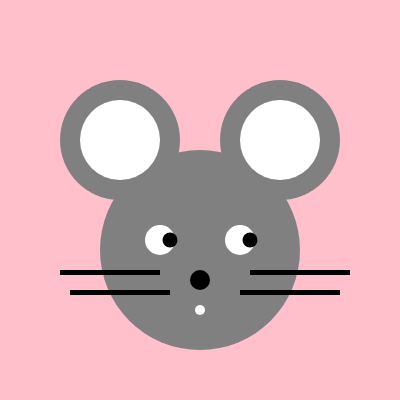
Frame 1 (no input)
Frame 60 (no input): identical to frame 1, image omitted
Frame 120 (the mouse pressed at the canvas centre since frame 60): identical to frame 1, image omitted

The p5.js sketch that drew this single still picture (run headless with seeded random() and noise() and a simulated clock; from frame 60 on, the mouse is pressed at the canvas centre):

// p5.js sketch
// ── sketch.js
function setup() {
  createCanvas(400, 400);
  rectMode('CENTER')
}

function draw() {
 noStroke();
 background("pink");

 fill('grey')
 ellipse(200,250,200,200)
 ellipse(120,140,120,120)
 ellipse(400-120,140,120,120)

  fill('white')
 ellipse(120,140,80,80)
 ellipse(400-120,140,80,80)


  fill('black')
 ellipse(200,280,20,20)

  fill('white')
 ellipse(240,240,30,30)
 ellipse(160,240,30,30)

  fill('black')
 ellipse(250,240,15,15)
 ellipse(170,240,15,15)

  fill('black')
  rect(60,270,100,5)
  rect(70,290,100,5)
  rect(200+50,270,100,5)
  rect(200+40,290,100,5)

  fill('white')
  ellipse(200,310,10,10)

}
